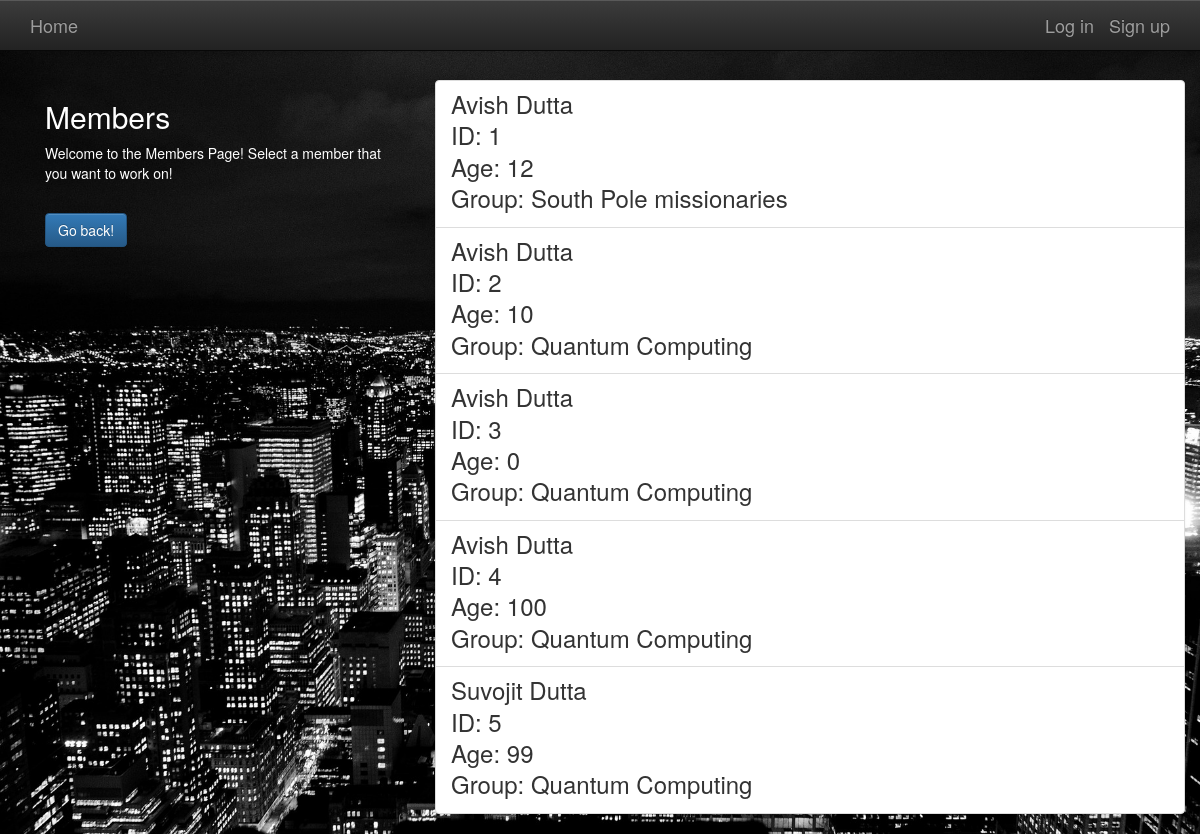
The page /members/ on the database its author committed.
### members/models.py (models this page shows, shortened)
class Member(models.Model):
    name = models.CharField(max_length=256)
    slug = models.SlugField(allow_unicode=True)
    age = models.PositiveIntegerField()
    group = models.ForeignKey(Group, null=True, blank=True, related_name="member_set")
    class Meta:
        ordering = ["pk"]

### groups/models.py (models this page shows, shortened)
class Group(models.Model):
    name = models.CharField(max_length=255)
    slug = models.SlugField(allow_unicode=True)
    description = models.TextField(blank=True, default='')
    description_html = models.TextField(editable=False, default='', blank=True)
    purpose = models.CharField(max_length=255, null=True, default='', blank=True)
    def __str__(self):
        return self.name
    class Meta:
        ordering = ["pk"]
        unique_together = ("name", "purpose")

### members/views.py (the view)
class ListMembers(generic.ListView):
    context_object_name = 'member_list'
    model = models.Member
    template_name = 'members/member_list.html'
    def get_queryset(self):
        return models.Member.objects.prefetch_related('group')

### members/templates/members/member_list.html (shortened to what this page needs)
{% extends "members/member_base.html" %}
{% block premember %}
<div class="col-md-4">
	<div class="content">
		<h2>Members</h2>
		{% if not object_list %}
  			<p>No members available at this time! Go back and add a member to this group!</p>
		{% else %}
				<p>Welcome to the Members Page! Select a member that you want to work on!</p>
		{% endif %}
		<br>
		<input type="button" class="btn btn-primary btn-large" value="Go back!" onclick="history.back()">
	</div>
</div>
{% endblock %}
{% block member_content %}
<div class="col-md-8">
	<div class="list-group">
		{% for member in object_list %}
		  <a class="list-group-item" href="{% url 'members:single' pk=member.pk %}">
			     <h3 class="title list-group-item-heading">{{ member.name }}</h3>
					 <h3 class="title list-group-item-heading">ID: {{ member.pk }}</h3>
					 <h3 class="title list-group-item-heading">Age: {{ member.age }}</h3>
					 <h3 class="title list-group-item-heading">Group: {{ member.group }}</h3>
		</a>
		{% endfor %}
	</div>
</div>
{% endblock %}

### static/simplesocial/css/master.css (style rules this page uses)
body { margin: 0; overflow: scroll; background-color: black; color:white; }
html, body { background: #000; height: 100%; }

### rows shown on the page
Member: name "Avish Dutta", pk "1", age "12", group "South Pole missionaries"
Member: name "Avish Dutta", pk "2", age "10", group "Quantum Computing"
Member: name "Avish Dutta", pk "3", age "0", group "Quantum Computing"
Member: name "Avish Dutta", pk "4", age "100"
Member: group "Quantum Computing"
